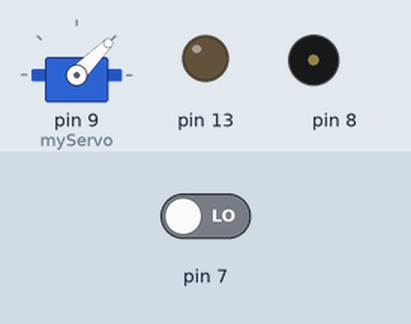
This sketch was run on a simulated Arduino Uno, built with avr-gcc and run on an emulated ATmega328P. Shown: servo, output pins drawn as LEDs (lit = HIGH), buzzer (waves = sounding). The inputs (shaded band) are chosen by the test bench; at power-on: pin 7 LOW.

Above: at 2.58 s.
4.8 s: pin 7 driven HIGH
At 5.83 s:
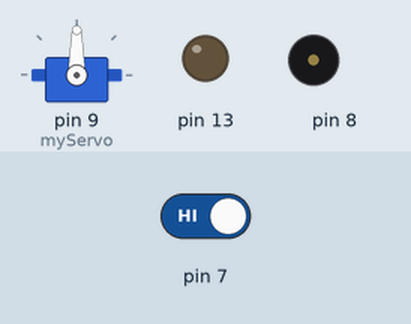
At 9.59 s:
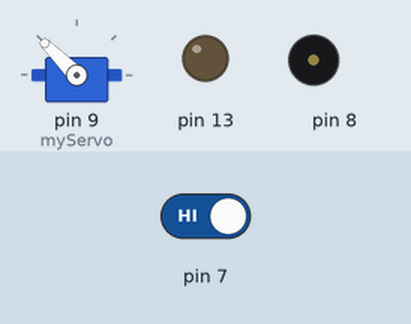
Timing chart, 0 to 21.3 s (numbered marks = the images above; inputs shaded):
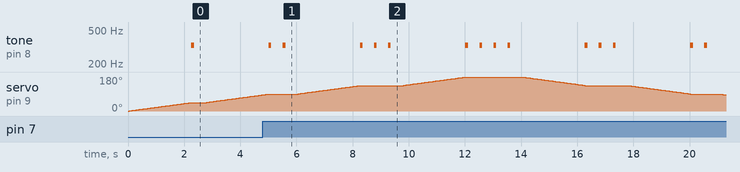

Measured:
- by itself, servo on pin 9 (myServo): rises from 85° to 180° in 7.2 s, then falls to 85° in 9.3 s
- by itself, tone on pin 8: plays 330 Hz for 0.10 s, 330 Hz for 0.10 s, 330 Hz for 0.10 s, 330 Hz for 0.10 s, 330 Hz for 0.10 s, 330 Hz for 0.10 s … (14 notes in this stretch)

The sketch:

4_____.ino
```cpp
// 4차시 실습과제
//mode1 : 스위치 입력이 HIGH이면 가변저항에 따라 서보모터의 각도를 움직인다.
//mode2 : 스위치 입력이 LOW이면 서보모터는 0도부터 180도까지 증가했다가 0도로 다시 감소한다.
//			서보모터의 각도가 45도의 배수가 되면 부저음이 울리고, LED가 깜박인다. (45도는 1번, 90도는 2번...)

#include <Servo.h>

Servo myServo;
float angle = 0;
void setup()
{
  Serial.begin(9600);					//시리얼 통신 초기화
  pinMode(7,INPUT);						//슬라이드스위치 input으로 설정
  pinMode(8,OUTPUT);					//피에조 부저 output으로 설정
  pinMode(13,OUTPUT);					//LED output으로 설정
  myServo.attach(9);					//디지털9번핀을 서보모터에 사용

}

void control()
{
  if ((int)angle%45==0){
    for(int i=0; i<angle/45;i++){
    	digitalWrite(13,HIGH);
      	digitalWrite(13,LOW);
       	tone(8,330,100);
      delay(500);
    }
  }
}

void loop()
{
  float readValue = analogRead(A0);  		//아날로그 신호 측정
  int readValue_switch = digitalRead(7);	//스위치 신호 측정

  if (readValue_switch == HIGH){			//mode1
    angle = (readValue * 180) /1023 ;	//가변저항에 따라 각도 조절
  	Serial.println(angle);
  	myServo.write(angle);
  	delay(50);
  }
  else if (readValue_switch == LOW){		//mode2
    for(angle=0; angle<180; angle++){	//각도 증가
      myServo.write(angle);
      control();
      delay(50);
    }
    for(angle = 180; angle>0; angle--){//각도 감소
      myServo.write(angle);
      control();
      delay(50);
    }
  }

}
```
